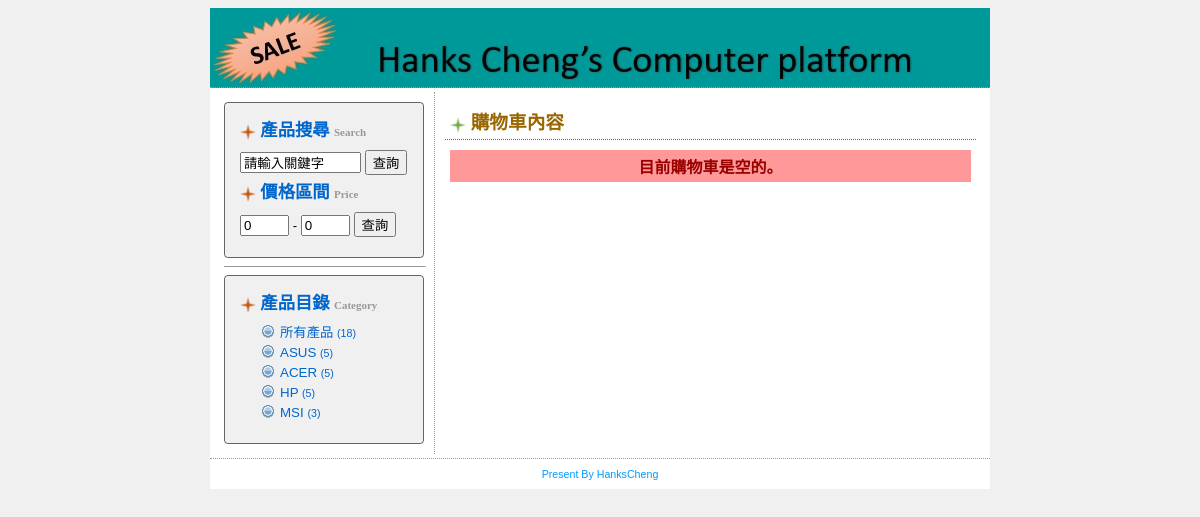
The app's page /cart.php with its own data.
### tables this page shows
CREATE TABLE `category` (
  `categoryid` int(11) UNSIGNED NOT NULL,
  `categoryname` varchar(100) NOT NULL,
  `categorysort` int(11) UNSIGNED DEFAULT NULL
);

### cart.php (the view, shortened to what this page needs)
<?php
require_once("connMysql.php");
$cart =& $_SESSION['cart'];
if(!is_object($cart)) $cart = new myCart();
$query_RecCategory = "SELECT category.categoryid, category.categoryname, category.categorysort, count(product.productid) as productNum FROM category LEFT JOIN product ON category.categoryid = product.categoryid GROUP BY category.categoryid, category.categoryname, category.categorysort ORDER BY category.categorysort ASC";
$RecCategory = $db_link->query($query_RecCategory);
$query_RecTotal = "SELECT count(productid)as totalNum FROM product";
$RecTotal = $db_link->query($query_RecTotal);
$row_RecTotal = $RecTotal->fetch_assoc();
?>
<html>
<head>
<link href="style.css" rel="stylesheet" type="text/css">
</head>
<body>
<table width="780" border="0" align="center" cellpadding="4" cellspacing="0" bgcolor="#FFFFFF">
  <tr>
    <td height="80" align="center" background="images/head.jpg" class="tdbline"></td>
  </tr>
  <tr>
    <td class="tdbline"><table width="100%" border="0" cellspacing="0" cellpadding="10">
      <tr valign="top">
        <td width="200" class="tdrline">
            <div class="boxtl"></div>
            <div class="boxtr"></div>
            <div class="categorybox">
              <p class="heading"><img src="images/16-star-orange.png" width="16" height="16" align="absmiddle"> 產品搜尋 <span class="smalltext">Search</span></p>
              <form name="form1" method="get" action="index.php">
                <p>
                  <input name="keyword" type="text" id="keyword" value="請輸入關鍵字" size="12" onClick="this.value='';">
                  <input type="submit" id="button" value="查詢">
                  </p>
              </form>
              <p class="heading"><img src="images/16-star-orange.png" width="16" height="16" align="absmiddle"> 價格區間 <span class="smalltext">Price</span></p>
              <form action="index.php" method="get" name="form2" id="form2">
                <p>
                  <input name="price1" type="text" id="price1" value="0" size="3">
                  -
                  <input name="price2" type="text" id="price2" value="0" size="3">
                <input type="submit" id="button2" value="查詢">
                </p>
              </form>
            </div>
            <div class="boxbl"></div>
            <div class="boxbr"></div>
            <hr width="100%" size="1" />
            <div class="boxtl"></div>
            <div class="boxtr"></div>
            <div class="categorybox">
            <p class="heading"><img src="images/16-star-orange.png" width="16" height="16" align="absmiddle"> 產品目錄 <span class="smalltext">Category</span></p>
            <ul>
              <li><a href="index.php?">所有產品 <span class="categorycount">(<?php echo $row_RecTotal["totalNum"];?>)</span></a></li>
			  <?php	while($row_RecCategory=$RecCategory->fetch_assoc()){ ?>
              <li><a href="index.php?cid=<?php echo $row_RecCategory["categoryid"];?>"><?php echo $row_RecCategory["categoryname"];?> <span class="categorycount">(<?php echo $row_RecCategory["productNum"];?>)</span></a></li>
              <?php }?>
            </ul>
          </div>
          <div class="boxbl"></div>
          <div class="boxbr"></div></td>
        <td><div class="subjectDiv"> <span class="heading"><img src="images/16-star-green.png" width="16" height="16" align="absmiddle"></span> 購物車內容</div>
          <div class="normalDiv">
		  <?php if($cart->itemcount > 0) {?>
          <form action="" method="post" name="cartform" id="cartform">
          <table width="98%" border="0" align="center" cellpadding="2" cellspacing="1">
              <tr>
                <th bgcolor="#ECE1E1"><p>刪除</p></th>
                <th bgcolor="#ECE1E1"><p>產品名稱</p></th>
                <th bgcolor="#ECE1E1"><p>數量</p></th>
                <th bgcolor="#ECE1E1"><p>單價</p></th>
                <th bgcolor="#ECE1E1"><p>小計</p></th>
              </tr>
          <?php	foreach($cart->get_contents() as $item) { ?>
              <tr>
                <td align="center" bgcolor="#F6F6F6" class="tdbline"><p><a href="?cartaction=remove&delid=<?php echo $item['id'];?>">移除</a></p></td>
                <td bgcolor="#F6F6F6" class="tdbline"><p><?php echo $item['info'];?></p></td>
                <td align="center" bgcolor="#F6F6F6" class="tdbline"><p>
                  <input name="updateid[]" type="hidden" id="updateid[]" value="<?php echo $item['id'];?>">
                  <input name="qty[]" type="text" id="qty[]" value="<?php echo $item['qty'];?>" size="1">
                  </p></td>
                <td align="center" bgcolor="#F6F6F6" class="tdbline"><p>$ <?php echo number_format($item['price']);?></p></td>
                <td align="center" bgcolor="#F6F6F6" class="tdbline"><p>$ <?php echo number_format($item['subtotal']);?></p></td>
              </tr>
          <?php }?>
              <tr>
                <td align="center" valign="baseline" bgcolor="#F6F6F6"><p>運費</p></td>
                <td valign="baseline" bgcolor="#F6F6F6"><p>&nbsp;</p></td>
                <td align="center" valign="baseline" bgcolor="#F6F6F6"><p>&nbsp;</p></td>
                <td align="center" valign="baseline" bgcolor="#F6F6F6"><p>&nbsp;</p></td>
                <td align="center" valign="baseline" bgcolor="#F6F6F6"><p>$ <?php echo number_format($cart->deliverfee);?></p></td>
              </tr>
              <tr>
                <td align="center" valign="baseline" bgcolor="#F6F6F6"><p>總計</p></td>
                <td valign="baseline" bgcolor="#F6F6F6"><p>&nbsp;</p></td>
                <td align="center" valign="baseline" bgcolor="#F6F6F6"><p>&nbsp;</p></td>
                <td align="center" valign="baseline" bgcolor="#F6F6F6"><p>&nbsp;</p></td>
                <td align="center" valign="baseline" bgcolor="#F6F6F6"><p class="redword">$ <?php echo number_format($cart->grandtotal);?></p></td>
              </tr>
            </table>
            <hr width="100%" size="1" />
            <p align="center">
              <input name="cartaction" type="hidden" id="cartaction" value="update">
              <input type="submit" name="updatebtn" id="button3" value="更新購物車">
              <input type="button" name="emptybtn" id="button5" value="清空購物車" onClick="window.location.href='?cartaction=empty'">
              <input type="button" name="button" id="button6" value="前往結帳" onClick="window.location.href='checkout.php';">
              <input type="button" name="backbtn" id="button4" value="回上一頁" onClick="window.history.back();">
              </p>
          </form>
          </div>
            <?php }else{ ?>
            <div class="infoDiv">目前購物車是空的。</div>
          <?php } ?></td>
        </tr>
    </table></td>
  </tr>
  <tr>
    <td height="30" align="center" background="images/album_r2_c1.jpg" class="trademark">Present By HanksCheng</td>
  </tr>
</table>
</body>
</html>

### style.css (style rules this page uses)
body { background-color: #F0F0F0; }
p,ol,ul { font-family: Verdana, Arial, Helvetica, sans-serif; font-size: 10pt; line-height: 150%; margin-top: 0px; margin-bottom: 5px; }
form { margin: 0px; }
a { text-decoration: none; }
a:link { color: #0066CC; }
.heading { font-family: "微軟正黑體"; font-size: 13pt; color: #0066CC; line-height: 150%; font-weight: bold; }
.smalltext { font-size: 11px; color: #999999; font-family: Georgia, "Times New Roman", Times, serif; vertical-align: baseline; }
.trademark { font-family: Verdana, Arial, Helvetica, sans-serif; font-size: 8pt; color: #0099FF; }
.categorybox { border: 1px solid #656565; padding: 15px; background-color: #F0F0F0; }
.boxtl { background-image: url(images/tl.gif); float: left; top: -1px; height: 4px; width: 4px; background-repeat: no-repeat; }
.boxtr { background-image: url(images/tr.gif); float: right; top: -1px; height: 4px; width: 4px; background-repeat: no-repeat; }
.boxbl { background-image: url(images/bl.gif); float: left; top: -1px; height: 4px; width: 4px; background-repeat: no-repeat; margin-top: -4px; }
.boxbr { background-image: url(images/br.gif); float: right; top: -1px; height: 4px; width: 4px; background-repeat: no-repeat; margin-top: -4px; }
.tdrline { border-right-width: 1px; border-right-style: dotted; border-right-color: #999999; }
.tdbline { border-bottom-width: 1px; border-bottom-style: dotted; border-bottom-color: #999999; }
.infoDiv { font-family: "微軟正黑體"; font-size: 12pt; color: #990000; background-color: #FF9999; padding: 4px; text-align: center; font-weight: bold; }
.categorycount { font-family: Verdana, Arial, Helvetica, sans-serif; font-size: 8pt; }
.normalDiv { margin: 5px; }
.subjectDiv { font-family: "微軟正黑體"; font-size: 14pt; font-weight: bold; color: #996600; padding: 5px; clear: both; border-bottom-width: 1px; border-bottom-style: dotted; border-bottom-color: #666666; margin-bottom: 10px; }
.categorybox ul { list-style-type:none; margin-left:-20px; }
.categorybox li { background-image:url(images/16-circle-blue.png); background-repeat:no-repeat; background-position:0 0 0 0; padding-left:20px; }

### records on screen
category: categoryname "ASUS", productNum "5"
category: categoryname "ACER", productNum "5"
category: categoryname "HP", productNum "5"
category: categoryname "MSI", productNum "3"

### other values on screen
$row_RecTotal["totalNum"] "18"
